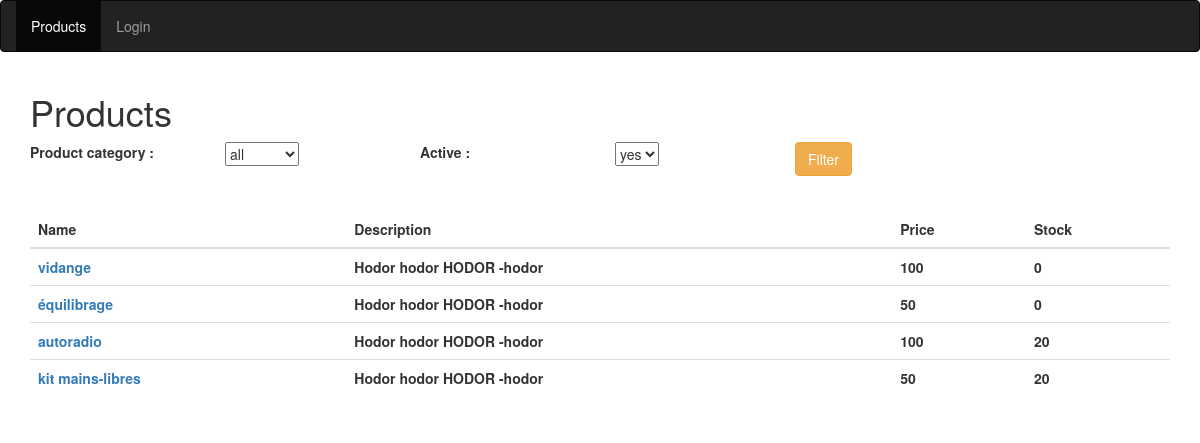
The app's page /index.php/product/liste with its own data.
### tables this page shows
CREATE TABLE product (
    id int(10) NOT NULL PRIMARY KEY AUTO_INCREMENT,
    name VARCHAR(50),
    price FLOAT,
    description VARCHAR(50),
    detail VARCHAR(256),
    stock INT,
    pic VARCHAR(50),
    active TINYINT DEFAULT 1,
    product_category_id INT(10) NOT NULL,
    CONSTRAINT fk_product_product_category FOREIGN KEY (product_category_id) REFERENCES product_category(id)
);

### application/controllers/product/Liste.php (called while the page is built, shortened)
<?php
class Liste extends CI_Controller {
	public function index(){
        $this->load->model('Product');
        $this->load->model('ProductCategory');
        $this->load->library('session');
        $admin = $this->session->userdata('admin');
        $logged = $this->session->userdata('logged');
        $products = $this->Product->get_all();
        $product_categories = $this->ProductCategory->get_all();
        $data = array(
            "page" => "product",
            "title" => "Products",
            "products" => $products,
            "product_categories" => $product_categories,
            "logged" => $logged,
            "admin" => $admin
        );
		$this->load->view('base/header', $data);
		$this->load->view('product/liste', $data);
		$this->load->view('base/footer');
	}
}

### index.php (called while the page is built, shortened)
<?php
require_once BASEPATH.'core/CodeIgniter.php';

### application/models/Product.php (called while the page is built, shortened)
<?php
class Product extends CI_Model{
    public function get_all(){
        $this->db->select('p.*, pc.stockable');
        $this->db->from('product p');
        $this->db->join('product_category pc', 'p.product_category_id = pc.id');
        if (! $this->input->get('product_category') == FALSE){
            $this->db->where('p.product_category_id', $this->input->get('product_category'));
        }
        else {
            $this->db->where('p.product_category_id !=', 3);
        }
        if (! $this->input->get('active') == FALSE){
            $this->db->where('p.active', $this->input->get('active')%2);
        }
        else{
            $this->db->where('p.active', 1);
        }
        $query = $this->db->get();
        return $query->result();
    }
}
?>

### application/views/product/liste.php (the view, shortened to what this page needs)
<div class="row">
    <form action="<?php echo site_url('product/liste'); ?>" method="GET">
        <div class="form-group">
            <label for="inputproductcategoryid" class="col-sm-2">Product category : </label>
            <div class="col-sm-2">
                <select class="custom-select" name="product_category" id="inputproductcategoryid">
                    <option value="">all</option>
                </select>
            </div>
            <label for="inputActive" class="col-sm-2">Active : </label>
            <div class="col-sm-2">
                <select class="custom-select" name="active" id="inputActive">
                    <option value="1">yes</option>
                </select>
            </div>
        <button type="submit" class="btn btn-warning">Filter</button>
        </div>
    </form>
</div>
<br>
<table class="table table-hover" >
    <thead>
      <tr>
        <th>Name</th>
        <th>Description</th>
        <th>Price</th>
        <th>Stock</th>
      </tr>
    </thead>
    <tbody>
        <?php foreach($products as $product): ?>
        <tr>
            <th><a href="<?php echo site_url('product/item?id='.$product->id); ?>"><?php echo $product->name; ?></a> </th>
            <th><?php echo $product->description ?></th>
            <th><?php echo $product->price; ?></th>
            <th><?php echo $product->stock; ?></th>
        </tr>
        <?php endforeach; ?>
    </tbody>
</table>

### application/views/base/header.php (shortened to what this page needs)
<!doctype html>
<html lang="fr">
<head>
    <link rel="stylesheet" href="https://maxcdn.bootstrapcdn.com/bootstrap/3.3.7/css/bootstrap.min.css">
    <link rel="stylesheet" href="<?php echo base_url() ?>assets/css/base.css">
</head>
<body>
        <nav class="navbar navbar-inverse">
            <div class="container-fluid">
                <ul class="nav navbar-nav">
                    <li class="<?php echo ($page == 'product')? "active" : ""; ?>">
                        <a href="<?php echo site_url('product/liste') ?>">Products</a>
                    </li>
                    <li class="<?php echo ($page == 'login')? "active" : ""; ?>" <?php echo ($logged == TRUE) ? 'style="display:none;"' : ''; ?> >
                        <a href="<?php echo site_url('users/login') ?>">Login</a>
                    </li>
                </ul>
            </div>
        </nav>
        <div class="container">
            <h1><?php echo $title; ?></h1>

### application/views/base/footer.php (shortened to what this page needs)
        </div>
    </body>
</html>

### records on screen
product: name "vidange", description "Hodor hodor HODOR -hodor", price "100", stock "0"
product: name "équilibrage", description "Hodor hodor HODOR -hodor", price "50", stock "0"
product: name "autoradio", description "Hodor hodor HODOR -hodor", price "100", stock "20"
product: name "kit mains-libres", description "Hodor hodor HODOR -hodor", price "50", stock "20"

### other values on screen
$title "Products"
